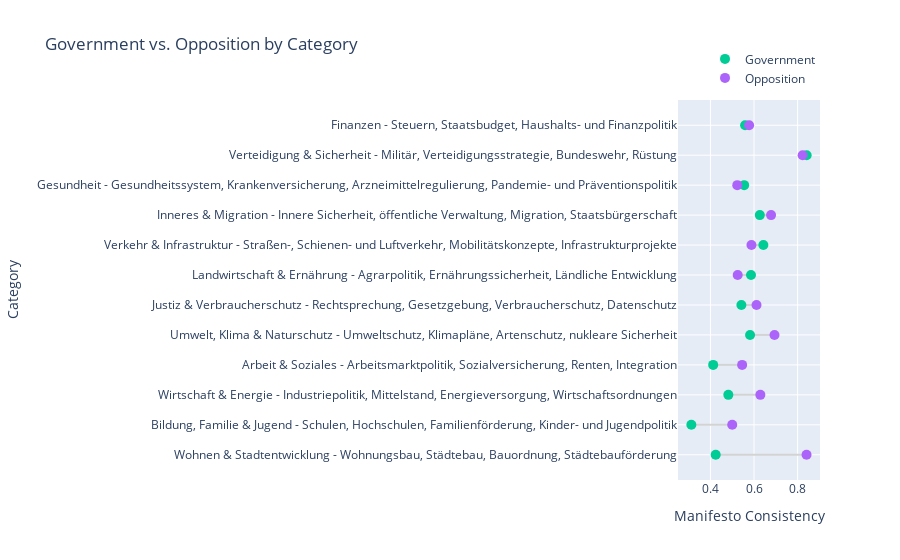

Here is the notebook cell this chart was saved with:
### Code cell
import plotly.graph_objects as go


df = (
    predictions.groupby(["is_governing", "category"])["vote_correct"]
    .mean()
    .to_frame()
    .reset_index()
    .sort_values(by=["is_governing", "vote_correct"], ascending=[True, False])
)

votes_per_category = predictions.groupby("category")["vote_id"].nunique()
statistically_relevant = votes_per_category[votes_per_category > 10].index
df = df[df["category"].isin(statistically_relevant)]

# assume df is your DataFrame
# sort categories so the largest gaps stand out (optional)
# you could sort by abs difference:
diffs = df.pivot(index="category", columns="is_governing", values="vote_correct")
diffs["gap"] = (diffs[True] - diffs[False]).abs()
ordered_cats = diffs.sort_values("gap", ascending=False).index.tolist()
df["category"] = pd.Categorical(df["category"], categories=ordered_cats, ordered=True)

fig = go.Figure()

# add a line for each category
for cat in ordered_cats:
    sub = df[df["category"] == cat]
    fig.add_trace(
        go.Scatter(
            x=sub["vote_correct"],
            y=[cat, cat],
            mode="lines",
            line=dict(color="lightgray"),
            showlegend=False,
            hoverinfo="none",
        )
    )

# add the two sets of points
fig.add_trace(
    go.Scatter(
        x=df[df["is_governing"] == True]["vote_correct"],
        y=df[df["is_governing"] == True]["category"],
        mode="markers",
        name="Government",
        marker=dict(symbol="circle", size=10),
    )
)
fig.add_trace(
    go.Scatter(
        x=df[df["is_governing"] == False]["vote_correct"],
        y=df[df["is_governing"] == False]["category"],
        mode="markers",
        name="Opposition",
        marker=dict(symbol="circle", size=10),
    )
)

fig.update_layout(
    title="Government vs. Opposition by Category",
    xaxis_title="Manifesto Consistency",
    yaxis_title="Category",
    legend=dict(orientation="h", yanchor="bottom", y=1.02, xanchor="right", x=1),
)

fig.show()

### Figure 1 — Plotly figure (JSON) as saved in the notebook; plotly's stock layout.template omitted (floating-point values rounded to 4 significant figures)
{"data": [{"hoverinfo": "none", "line": {"color": "lightgray"}, "mode": "lines", "showlegend": false, "type": "scatter", "x": [0.8409, 0.4242], "y": ["Wohnen & Stadtentwicklung - Wohnungsbau, Städtebau, Bauordnung, Städtebauförderung", "Wohnen & Stadtentwicklung - Wohnungsbau, Städtebau, Bauordnung, Städtebauförderung"]}, {"hoverinfo": "none", "line": {"color": "lightgray"}, "mode": "lines", "showlegend": false, "type": "scatter", "x": [0.5, 0.3125], "y": ["Bildung, Familie & Jugend - Schulen, Hochschulen, Familienförderung, Kinder- und Jugendpolitik", "Bildung, Familie & Jugend - Schulen, Hochschulen, Familienförderung, Kinder- und Jugendpolitik"]}, {"hoverinfo": "none", "line": {"color": "lightgray"}, "mode": "lines", "showlegend": false, "type": "scatter", "x": [0.629, 0.4821], "y": ["Wirtschaft & Energie - Industriepolitik, Mittelstand, Energieversorgung, Wirtschaftsordnungen", "Wirtschaft & Energie - Industriepolitik, Mittelstand, Energieversorgung, Wirtschaftsordnungen"]}, {"hoverinfo": "none", "line": {"color": "lightgray"}, "mode": "lines", "showlegend": false, "type": "scatter", "x": [0.5455, 0.4126], "y": ["Arbeit & Soziales - Arbeitsmarktpolitik, Sozialversicherung, Renten, Integration", "Arbeit & Soziales - Arbeitsmarktpolitik, Sozialversicherung, Renten, Integration"]}, {"hoverinfo": "none", "line": {"color": "lightgray"}, "mode": "lines", "showlegend": false, "type": "scatter", "x": [0.6939, 0.5818], "y": ["Umwelt, Klima & Naturschutz - Umweltschutz, Klimapläne, Artenschutz, nukleare Sicherheit", "Umwelt, Klima & Naturschutz - Umweltschutz, Klimapläne, Artenschutz, nukleare Sicherheit"]}, {"hoverinfo": "none", "line": {"color": "lightgray"}, "mode": "lines", "showlegend": false, "type": "scatter", "x": [0.6114, 0.542], "y": ["Justiz & Verbraucherschutz - Rechtsprechung, Gesetzgebung, Verbraucherschutz, Datenschutz", "Justiz & Verbraucherschutz - Rechtsprechung, Gesetzgebung, Verbraucherschutz, Datenschutz"]}, {"hoverinfo": "none", "line": {"color": "lightgray"}, "mode": "lines", "showlegend": false, "type": "scatter", "x": [0.525, 0.5862], "y": ["Landwirtschaft & Ernährung - Agrarpolitik, Ernährungssicherheit, Ländliche Entwicklung", "Landwirtschaft & Ernährung - Agrarpolitik, Ernährungssicherheit, Ländliche Entwicklung"]}, {"hoverinfo": "none", "line": {"color": "lightgray"}, "mode": "lines", "showlegend": false, "type": "scatter", "x": [0.5882, 0.6429], "y": ["Verkehr & Infrastruktur - Straßen-, Schienen- und Luftverkehr, Mobilitätskonzepte, Infrastrukturprojekte", "Verkehr & Infrastruktur - Straßen-, Schienen- und Luftverkehr, Mobilitätskonzepte, Infrastrukturprojekte"]}, {"hoverinfo": "none", "line": {"color": "lightgray"}, "mode": "lines", "showlegend": false, "type": "scatter", "x": [0.6782, 0.6266], "y": ["Inneres & Migration - Innere Sicherheit, öffentliche Verwaltung, Migration, Staatsbürgerschaft", "Inneres & Migration - Innere Sicherheit, öffentliche Verwaltung, Migration, Staatsbürgerschaft"]}, {"hoverinfo": "none", "line": {"color": "lightgray"}, "mode": "lines", "showlegend": false, "type": "scatter", "x": [0.5231, 0.5548], "y": ["Gesundheit - Gesundheitssystem, Krankenversicherung, Arzneimittelregulierung, Pandemie- und Präventionspolitik", "Gesundheit - Gesundheitssystem, Krankenversicherung, Arzneimittelregulierung, Pandemie- und Präventionspolitik"]}, {"hoverinfo": "none", "line": {"color": "lightgray"}, "mode": "lines", "showlegend": false, "type": "scatter", "x": [0.8229, 0.8414], "y": ["Verteidigung & Sicherheit - Militär, Verteidigungsstrategie, Bundeswehr, Rüstung", "Verteidigung & Sicherheit - Militär, Verteidigungsstrategie, Bundeswehr, Rüstung"]}, {"hoverinfo": "none", "line": {"color": "lightgray"}, "mode": "lines", "showlegend": false, "type": "scatter", "x": [0.5775, 0.5591], "y": ["Finanzen - Steuern, Staatsbudget, Haushalts- und Finanzpolitik", "Finanzen - Steuern, Staatsbudget, Haushalts- und Finanzpolitik"]}, {"marker": {"size": 10, "symbol": "circle"}, "mode": "markers", "name": "Government", "type": "scatter", "x": [0.8414, 0.6429, 0.6266, 0.5862, 0.5818, 0.5591, 0.5548, 0.542, 0.4821, 0.4242, 0.4126, 0.3125], "y": ["Verteidigung & Sicherheit - Militär, Verteidigungsstrategie, Bundeswehr, Rüstung", "Verkehr & Infrastruktur - Straßen-, Schienen- und Luftverkehr, Mobilitätskonzepte, Infrastrukturprojekte", "Inneres & Migration - Innere Sicherheit, öffentliche Verwaltung, Migration, Staatsbürgerschaft", "Landwirtschaft & Ernährung - Agrarpolitik, Ernährungssicherheit, Ländliche Entwicklung", "Umwelt, Klima & Naturschutz - Umweltschutz, Klimapläne, Artenschutz, nukleare Sicherheit", "Finanzen - Steuern, Staatsbudget, Haushalts- und Finanzpolitik", "Gesundheit - Gesundheitssystem, Krankenversicherung, Arzneimittelregulierung, Pandemie- und Präventionspolitik", "Justiz & Verbraucherschutz - Rechtsprechung, Gesetzgebung, Verbraucherschutz, Datenschutz", "Wirtschaft & Energie - Industriepolitik, Mittelstand, Energieversorgung, Wirtschaftsordnungen", "Wohnen & Stadtentwicklung - Wohnungsbau, Städtebau, Bauordnung, Städtebauförderung", "Arbeit & Soziales - Arbeitsmarktpolitik, Sozialversicherung, Renten, Integration", "Bildung, Familie & Jugend - Schulen, Hochschulen, Familienförderung, Kinder- und Jugendpolitik"]}, {"marker": {"size": 10, "symbol": "circle"}, "mode": "markers", "name": "Opposition", "type": "scatter", "x": [0.8409, 0.8229, 0.6939, 0.6782, 0.629, 0.6114, 0.5882, 0.5775, 0.5455, 0.525, 0.5231, 0.5], "y": ["Wohnen & Stadtentwicklung - Wohnungsbau, Städtebau, Bauordnung, Städtebauförderung", "Verteidigung & Sicherheit - Militär, Verteidigungsstrategie, Bundeswehr, Rüstung", "Umwelt, Klima & Naturschutz - Umweltschutz, Klimapläne, Artenschutz, nukleare Sicherheit", "Inneres & Migration - Innere Sicherheit, öffentliche Verwaltung, Migration, Staatsbürgerschaft", "Wirtschaft & Energie - Industriepolitik, Mittelstand, Energieversorgung, Wirtschaftsordnungen", "Justiz & Verbraucherschutz - Rechtsprechung, Gesetzgebung, Verbraucherschutz, Datenschutz", "Verkehr & Infrastruktur - Straßen-, Schienen- und Luftverkehr, Mobilitätskonzepte, Infrastrukturprojekte", "Finanzen - Steuern, Staatsbudget, Haushalts- und Finanzpolitik", "Arbeit & Soziales - Arbeitsmarktpolitik, Sozialversicherung, Renten, Integration", "Landwirtschaft & Ernährung - Agrarpolitik, Ernährungssicherheit, Ländliche Entwicklung", "Gesundheit - Gesundheitssystem, Krankenversicherung, Arzneimittelregulierung, Pandemie- und Präventionspolitik", "Bildung, Familie & Jugend - Schulen, Hochschulen, Familienförderung, Kinder- und Jugendpolitik"]}], "layout": {"legend": {"orientation": "h", "x": 1, "xanchor": "right", "y": 1.02, "yanchor": "bottom"}, "title": {"text": "Government vs. Opposition by Category"}, "xaxis": {"title": {"text": "Manifesto Consistency"}}, "yaxis": {"title": {"text": "Category"}}}}
